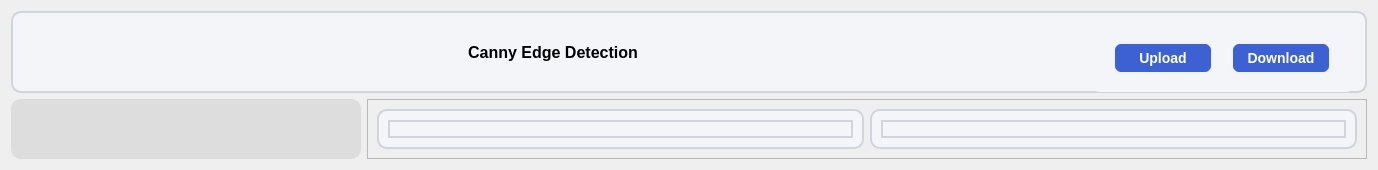
      <widget class="QWidget" name="tab">
       <attribute name="title">
        <string>Filter</string>
       </attribute>
       <layout class="QGridLayout" name="gridLayout_3">
        <item row="0" column="0" colspan="2">
         <widget class="QFrame" name="frame_16">
          <property name="maximumSize">
           <size>
            <width>16777215</width>
            <height>100</height>
           </size>
          </property>
          <property name="styleSheet">
           <string notr="true">background-color:#F4F5F9;
border-radius:10px;
border : 2px solid #D1D5DB; </string>
          </property>
          <property name="frameShape">
           <enum>QFrame::StyledPanel</enum>
          </property>
          <property name="frameShadow">
           <enum>QFrame::Raised</enum>
          </property>
          <layout class="QHBoxLayout" name="horizontalLayout_17" stretch="4,1">
           <item>
            <widget class="QFrame" name="frame_17">
             <property name="minimumSize">
              <size>
               <width>0</width>
               <height>50</height>
              </size>
             </property>
             <property name="styleSheet">
              <string notr="true">border : 2px solid #F4F5F9; </string>
             </property>
             <property name="frameShape">
              <enum>QFrame::StyledPanel</enum>
             </property>
             <property name="frameShadow">
              <enum>QFrame::Raised</enum>
             </property>
             <layout class="QVBoxLayout" name="verticalLayout_3">
              <item>
               <widget class="QLabel" name="label_3">
                <property name="minimumSize">
                 <size>
                  <width>0</width>
                  <height>30</height>
                 </size>
                </property>
                <property name="font">
                 <font>
                  <pointsize>12</pointsize>
                  <weight>75</weight>
                  <bold>true</bold>
                 </font>
                </property>
                <property name="styleSheet">
                 <string notr="true"/>
                </property>
                <property name="text">
                 <string>Canny Edge Detection</string>
                </property>
                <property name="alignment">
                 <set>Qt::AlignCenter</set>
                </property>
               </widget>
              </item>
             </layout>
            </widget>
           </item>
           <item>
            <widget class="QFrame" name="frame_18">
             <property name="minimumSize">
              <size>
               <width>0</width>
               <height>60</height>
              </size>
             </property>
             <property name="maximumSize">
              <size>
               <width>16777215</width>
               <height>40</height>
              </size>
             </property>
             <property name="styleSheet">
              <string notr="true">margin-top:0px;
border : 2px solid #F4F5F9; </string>
             </property>
             <property name="frameShape">
              <enum>QFrame::StyledPanel</enum>
             </property>
             <property name="frameShadow">
              <enum>QFrame::Raised</enum>
             </property>
             <layout class="QHBoxLayout" name="horizontalLayout">
              <property name="topMargin">
               <number>2</number>
              </property>
              <item>
               <widget class="QPushButton" name="filterUpload_button">
                <property name="minimumSize">
                 <size>
                  <width>100</width>
                  <height>28</height>
                 </size>
                </property>
                <property name="maximumSize">
                 <size>
                  <width>100</width>
                  <height>16777215</height>
                 </size>
                </property>
                <property name="font">
                 <font>
                  <pointsize>-1</pointsize>
                  <weight>75</weight>
                  <bold>true</bold>
                 </font>
                </property>
                <property name="styleSheet">
                 <string notr="true">QPushButton {
    background-color: #3D61D3;  /* Same as ComboBox */
    border-radius: 8px;
    color: white;
    border: 2px solid #F2F2F2;
    padding: 6px 12px;
    font-size: 14px;
    font-weight: bold;
    transition: background-color 0.3s ease-in-out;
}

/* Hover effect */
QPushButton:hover {
    background-color: #2C4ABF; /* Slightly darker blue */
}

/* Pressed effect */
QPushButton:pressed {
    background-color: #1F3A93; /* Even darker for press */
}

</string>
                </property>
                <property name="text">
                 <string>Upload</string>
                </property>
                <property name="iconSize">
                 <size>
                  <width>20</width>
                  <height>20</height>
                 </size>
                </property>
               </widget>
              </item>
              <item>
               <widget class="QPushButton" name="filterDownload_button">
                <property name="minimumSize">
                 <size>
                  <width>100</width>
                  <height>28</height>
                 </size>
                </property>
                <property name="maximumSize">
                 <size>
                  <width>100</width>
                  <height>16777215</height>
                 </size>
                </property>
                <property name="font">
                 <font>
                  <pointsize>-1</pointsize>
                  <weight>75</weight>
                  <bold>true</bold>
                 </font>
                </property>
                <property name="styleSheet">
                 <string notr="true">QPushButton {
    background-color: #3D61D3;  /* Same as ComboBox */
    border-radius: 8px;
    color: white;
    border: 2px solid #F2F2F2;
    padding: 6px 12px;
    font-size: 14px;
    font-weight: bold;
    transition: background-color 0.3s ease-in-out;
}

/* Hover effect */
QPushButton:hover {
    background-color: #2C4ABF; /* Slightly darker blue */
}

/* Pressed effect */
QPushButton:pressed {
    background-color: #1F3A93; /* Even darker for press */
}
</string>
                </property>
                <property name="text">
                 <string>Download</string>
                </property>
               </widget>
              </item>
             </layout>
            </widget>
           </item>
          </layout>
         </widget>
        </item>
        <item row="2" column="0">
         <widget class="QFrame" name="frame_11">
          <property name="minimumSize">
           <size>
            <width>350</width>
            <height>0</height>
           </size>
          </property>
          <property name="maximumSize">
           <size>
            <width>300</width>
            <height>16777215</height>
           </size>
          </property>
          <property name="styleSheet">
           <string notr="true">font: 9pt &quot;MS Shell Dlg 2&quot;;
background-color: rgb(221, 221, 221);
border : 2px solid #DDDDDD; 
border-radius:10px;</string>
          </property>
          <property name="frameShape">
           <enum>QFrame::StyledPanel</enum>
          </property>
          <property name="frameShadow">
           <enum>QFrame::Raised</enum>
          </property>
          <widget class="QLabel" name="label_8">
           <property name="geometry">
            <rect>
             <x>13</x>
             <y>60</y>
             <width>55</width>
             <height>22</height>
            </rect>
           </property>
           <property name="maximumSize">
            <size>
             <width>16777215</width>
             <height>50</height>
            </size>
           </property>
           <property name="font">
            <font>
             <family>MS Shell Dlg 2</family>
             <pointsize>9</pointsize>
             <weight>50</weight>
             <italic>false</italic>
             <bold>false</bold>
            </font>
           </property>
           <property name="styleSheet">
            <string notr="true">
border : 2px solid rgb(221, 221, 221); </string>
           </property>
           <property name="text">
            <string>T_Low</string>
           </property>
          </widget>
          <widget class="QFrame" name="frame_12">
           <property name="geometry">
            <rect>
             <x>13</x>
             <y>100</y>
             <width>324</width>
             <height>50</height>
            </rect>
           </property>
           <property name="maximumSize">
            <size>
             <width>16777215</width>
             <height>50</height>
            </size>
           </property>
           <property name="styleSheet">
            <string notr="true">
border : 2px solid rgb(221, 221, 221); </string>
           </property>
           <property name="frameShape">
            <enum>QFrame::StyledPanel</enum>
           </property>
           <property name="frameShadow">
            <enum>QFrame::Raised</enum>
           </property>
           <layout class="QHBoxLayout" name="horizontalLayout_5">
            <item>
             <widget class="QSlider" name="kernel_slider">
              <property name="styleSheet">
               <string notr="true">QSlider::groove:horizontal {
    border: 1px solid #999999; /* Light border */
    height: 2px;  /* Slim and modern */
    background: #D1D5DB; /* Light gray track */
}

QSlider::handle:horizontal {
    background: #142BAF;  /* Your main color */
    width: 10px;  /* Small handle */
    margin: -5px -1px;
    border-radius: 5px;
    border: 1px solid #142BAF;
}

/* The part of the slider that is ahead of the handle */
QSlider::sub-page:horizontal {
    background: #142BAF; /* Active track in main color */
}

/* The part of the slider that is behind the handle */
QSlider::add-page:horizontal {
    background: qlineargradient(x1: 0, y1: 0, x2: 1, y2: 0, stop: 0 #B1B1B1, stop: 1 #C4C4C4);
}

/* Hover effect for the handle */
QSlider::handle:horizontal:hover {
    background: #0F2499;
    border-color: #0F2499;
}
</string>
              </property>
              <property name="minimum">
               <number>0</number>
              </property>
              <property name="maximum">
               <number>6</number>
              </property>
              <property name="singleStep">
               <number>1</number>
              </property>
              <property name="value">
               <number>1</number>
              </property>
              <property name="sliderPosition">
               <number>1</number>
              </property>
              <property name="orientation">
               <enum>Qt::Horizontal</enum>
              </property>
             </widget>
            </item>
            <item alignment="Qt::AlignHCenter|Qt::AlignVCenter">
             <widget class="QLabel" name="kernel_label">
              <property name="minimumSize">
               <size>
                <width>30</width>
                <height>30</height>
               </size>
              </property>
              <property name="styleSheet">
               <string notr="true">background-color: #4264EC;
border-radius: 5px;
color:white;
padding-left:5px;</string>
              </property>
              <property name="text">
               <string>0.0625</string>
              </property>
             </widget>
            </item>
           </layout>
          </widget>
          <widget class="QLabel" name="label_19">
           <property name="geometry">
            <rect>
             <x>13</x>
             <y>268</y>
             <width>51</width>
             <height>22</height>
            </rect>
           </property>
           <property name="maximumSize">
            <size>
             <width>16777215</width>
             <height>50</height>
            </size>
           </property>
           <property name="font">
            <font>
             <family>MS Shell Dlg 2</family>
             <pointsize>9</pointsize>
             <weight>50</weight>
             <italic>false</italic>
             <bold>false</bold>
            </font>
           </property>
           <property name="styleSheet">
            <string notr="true">
border : 2px solid rgb(221, 221, 221); </string>
           </property>
           <property name="text">
            <string>Sigma</string>
           </property>
          </widget>
          <widget class="QFrame" name="frame_13">
           <property name="geometry">
            <rect>
             <x>13</x>
             <y>300</y>
             <width>324</width>
             <height>50</height>
            </rect>
           </property>
           <property name="maximumSize">
            <size>
             <width>16777215</width>
             <height>50</height>
            </size>
           </property>
           <property name="styleSheet">
            <string notr="true">
border : 2px solid rgb(221, 221, 221); </string>
           </property>
           <property name="frameShape">
            <enum>QFrame::StyledPanel</enum>
           </property>
           <property name="frameShadow">
            <enum>QFrame::Raised</enum>
           </property>
           <layout class="QHBoxLayout" name="horizontalLayout_6">
            <item>
             <widget class="QSlider" name="sigma_slider">
              <property name="styleSheet">
               <string notr="true">QSlider::groove:horizontal {
    border: 1px solid #999999; /* Light border */
    height: 2px;  /* Slim and modern */
    background: #D1D5DB; /* Light gray track */
}

QSlider::handle:horizontal {
    background: #142BAF;  /* Your main color */
    width: 10px;  /* Small handle */
    margin: -5px -1px;
    border-radius: 5px;
    border: 1px solid #142BAF;
}

/* The part of the slider that is ahead of the handle */
QSlider::sub-page:horizontal {
    background: #142BAF; /* Active track in main color */
}

/* The part of the slider that is behind the handle */
QSlider::add-page:horizontal {
    background: qlineargradient(x1: 0, y1: 0, x2: 1, y2: 0, stop: 0 #B1B1B1, stop: 1 #C4C4C4);
}

/* Hover effect for the handle */
QSlider::handle:horizontal:hover {
    background: #0F2499;
    border-color: #0F2499;
}
</string>
              </property>
              <property name="minimum">
               <number>1</number>
              </property>
              <property name="maximum">
               <number>15</number>
              </property>
              <property name="sliderPosition">
               <number>1</number>
              </property>
              <property name="orientation">
               <enum>Qt::Horizontal</enum>
              </property>
             </widget>
            </item>
            <item>
             <widget class="QLabel" name="sigma_label">
              <property name="minimumSize">
               <size>
                <width>30</width>
                <height>30</height>
               </size>
              </property>
              <property name="styleSheet">
               <string notr="true">background-color: #4264EC;
border-radius: 5px;
color:white;
padding-left:5px;</string>
              </property>
              <property name="text">
               <string>1</string>
              </property>
             </widget>
            </item>
           </layout>
          </widget>
          <widget class="QLabel" name="label_21">
           <property name="geometry">
            <rect>
             <x>13</x>
             <y>476</y>
             <width>58</width>
             <height>22</height>
            </rect>
           </property>
           <property name="maximumSize">
            <size>
             <width>16777215</width>
             <height>50</height>
            </size>
           </property>
           <property name="font">
            <font>
             <family>MS Shell Dlg 2</family>
             <pointsize>9</pointsize>
             <weight>50</weight>
             <italic>false</italic>
             <bold>false</bold>
            </font>
           </property>
           <property name="styleSheet">
            <string notr="true">
border : 2px solid rgb(221, 221, 221); </string>
           </property>
           <property name="text">
            <string>T_High</string>
           </property>
          </widget>
          <widget class="QFrame" name="frame_14">
           <property name="geometry">
            <rect>
             <x>13</x>
             <y>510</y>
             <width>324</width>
             <height>50</height>
            </rect>
           </property>
           <property name="maximumSize">
            <size>
             <width>16777215</width>
             <height>50</height>
            </size>
           </property>
           <property name="styleSheet">
            <string notr="true">
border : 2px solid rgb(221, 221, 221); </string>
           </property>
           <property name="frameShape">
            <enum>QFrame::StyledPanel</enum>
           </property>
           <property name="frameShadow">
            <enum>QFrame::Raised</enum>
           </property>
           <layout class="QHBoxLayout" name="horizontalLayout_7">
            <item>
             <widget class="QSlider" name="mean_slider">
              <property name="styleSheet">
               <string notr="true">QSlider::groove:horizontal {
    border: 1px solid #999999; /* Light border */
    height: 2px;  /* Slim and modern */
    background: #D1D5DB; /* Light gray track */
}

QSlider::handle:horizontal {
    background: #142BAF;  /* Your main color */
    width: 10px;  /* Small handle */
    margin: -5px -1px;
    border-radius: 5px;
    border: 1px solid #142BAF;
}

/* The part of the slider that is ahead of the handle */
QSlider::sub-page:horizontal {
    background: #142BAF; /* Active track in main color */
}

/* The part of the slider that is behind the handle */
QSlider::add-page:horizontal {
    background: qlineargradient(x1: 0, y1: 0, x2: 1, y2: 0, stop: 0 #B1B1B1, stop: 1 #C4C4C4);
}

/* Hover effect for the handle */
QSlider::handle:horizontal:hover {
    background: #0F2499;
    border-color: #0F2499;
}
</string>
              </property>
              <property name="minimum">
               <number>1</number>
              </property>
              <property name="value">
               <number>1</number>
              </property>
              <property name="orientation">
               <enum>Qt::Horizontal</enum>
              </property>
              <property name="tickPosition">
               <enum>QSlider::NoTicks</enum>
              </property>
             </widget>
            </item>
            <item>
             <widget class="QLabel" name="mean_label">
              <property name="minimumSize">
               <size>
                <width>30</width>
                <height>30</height>
               </size>
              </property>
              <property name="maximumSize">
               <size>
                <width>100</width>
                <height>50</height>
               </size>
              </property>
              <property name="styleSheet">
               <string notr="true">background-color: #4264EC;
border-radius: 5px;
color:white;
padding-left:5px;</string>
              </property>
              <property name="text">
               <string>0.1563</string>
              </property>
             </widget>
            </item>
           </layout>
          </widget>
         </widget>
        </item>
        <item row="2" column="1">
         <widget class="QFrame" name="frame_10">
          <property name="minimumSize">
           <size>
            <width>1000</width>
            <height>0</height>
           </size>
          </property>
          <property name="maximumSize">
           <size>
            <width>2000</width>
            <height>16777215</height>
           </size>
          </property>
          <property name="frameShape">
           <enum>QFrame::StyledPanel</enum>
          </property>
          <property name="frameShadow">
           <enum>QFrame::Raised</enum>
          </property>
          <layout class="QHBoxLayout" name="horizontalLayout_3">
           <item>
            <widget class="QFrame" name="frame_6">
             <property name="minimumSize">
              <size>
               <width>300</width>
               <height>0</height>
              </size>
             </property>
             <property name="maximumSize">
              <size>
               <width>650</width>
               <height>750</height>
              </size>
             </property>
             <property name="styleSheet">
              <string notr="true">background-color:#F4F5F9;
border-radius:10px;
border : 2px solid #D1D5DB; </string>
             </property>
             <property name="frameShape">
              <enum>QFrame::StyledPanel</enum>
             </property>
             <property name="frameShadow">
              <enum>QFrame::Raised</enum>
             </property>
             <layout class="QGridLayout" name="gridLayout_4">
              <item row="0" column="0">
               <widget class="QLabel" name="original_image">
                <property name="styleSheet">
                 <string notr="true"/>
                </property>
                <property name="text">
                 <string/>
                </property>
               </widget>
              </item>
             </layout>
            </widget>
           </item>
           <item>
            <widget class="QFrame" name="frame_7">
             <property name="minimumSize">
              <size>
               <width>300</width>
               <height>0</height>
              </size>
             </property>
             <property name="maximumSize">
              <size>
               <width>650</width>
               <height>750</height>
              </size>
             </property>
             <property name="styleSheet">
              <string notr="true">background-color:#F4F5F9;
border-radius:10px;
border : 2px solid #D1D5DB; </string>
             </property>
             <property name="frameShape">
              <enum>QFrame::StyledPanel</enum>
             </property>
             <property name="frameShadow">
              <enum>QFrame::Raised</enum>
             </property>
             <layout class="QGridLayout" name="gridLayout_5">
              <item row="0" column="0">
               <widget class="QLabel" name="filtered_image">
                <property name="styleSheet">
                 <string notr="true"/>
                </property>
                <property name="text">
                 <string/>
                </property>
               </widget>
              </item>
             </layout>
            </widget>
           </item>
          </layout>
         </widget>
        </item>
       </layout>
      </widget>
